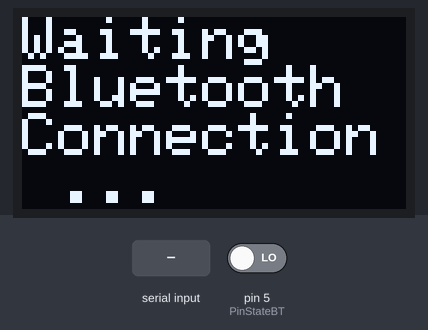
A sketch run on a simulated Arduino Uno, built with avr-gcc and run on an emulated ATmega328P. Parts: 128×64 one-colour display. The test bench sets the inputs (shaded band); at power-on: pin 5 (PinStateBT) LOW. What the sketch prints to the serial monitor is not drawn.

Above: at 4.8 s.
4.9 s: pin 5 (PinStateBT) driven HIGH
At 6.1 s:
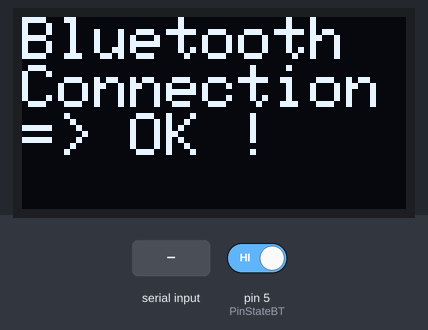
6.4 s: "1" received over the second serial link
At 9.21 s:
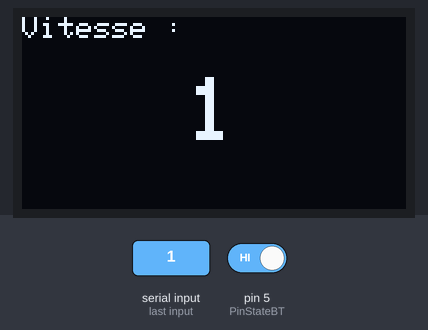
9.4 s: pin 5 (PinStateBT) driven LOW
At 10.8 s:
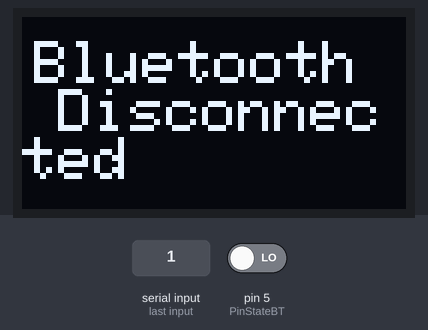
Timing chart, 0 to 12.4 s (numbered marks = the images above; inputs shaded):
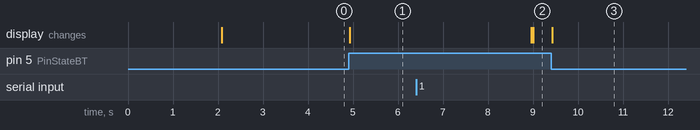

The sketch:

skate_arduino.ino
```cpp
// BRANCHEMENT
/*
arduino | hc-05
----------------
D3       | tx
D6       | rx
----------------
        | screen
A4      | SDA
A5      | SCK
*/


// lib ecran
#include <Adafruit_SH1106.h>

#include <Adafruit_GFX.h>
#include <Adafruit_GrayOLED.h>
#include <Adafruit_SPITFT.h>
#include <Adafruit_SPITFT_Macros.h>
#include <gfxfont.h>

#include <SPI.h>
#include <Wire.h>

#define OLED_RESET 4
Adafruit_SH1106 display(OLED_RESET);

#include <SoftwareSerial.h>


// Création de l'objet bt pour la communication bluetooth
SoftwareSerial BT(3, 6); //rx, tx => brancher en inverse sur le module

byte PinStateBT = 5;
boolean BTconnected = false;

// variable recevant les données transmises par votre tablette
char reception_des_donnees ;

// variable recevant les chaines de caracteres
String chaine_caractere ;
int valeur ;


void setup() {

  // ------------ INIT VAR
  pinMode(PinStateBT, INPUT);
  display.begin(SH1106_SWITCHCAPVCC, 0x3C);
  Serial.begin(9600);

  // ------------ INIT BT
  BT.begin(9600);

  // ------------ display splash screen
  display.display();
  delay(2000);
  display.clearDisplay();

  // ------------ wait until the HC-05 has made a connection

  display.setTextSize(2);
  display.setTextColor(WHITE);
  display.setCursor(0,0);
  display.println("Waiting");
  display.println("Bluetooth");
  display.println("Connection ...");
  display.display();
  delay(2000);
  display.clearDisplay();

    while (!BTconnected)
    {
      if ( digitalRead(PinStateBT)==HIGH)  { BTconnected = true;};
    }

  // ------------ BT COnnected !
  display.setTextSize(2);
  display.setCursor(0,0);
  display.println("Bluetooth");
  display.println("Connection");
  display.println("=> OK !");
  display.display();
  delay(4000);
  display.clearDisplay();
}


String vitesse = "Null";
boolean needRefreshSpeed = true;
boolean refreshDisconnection = true;
void loop() {


  if(isConnected_Ble()){
    processBluetoothConnected();
    refreshDisconnection = true;
  }else{
    processBluetoothNotConnected();
  }

}


void processBluetoothConnected(){
  // refresh screen
  if(needRefreshSpeed == true){
    Serial.println("refresh");
    needRefreshSpeed = false;

    display.setTextSize(1.5);
    display.setTextColor(WHITE);
    display.setCursor(0,0);
    display.print("Vitesse : ");
    display.setTextSize(3);
    appendTextCenter(vitesse);
    display.display();
    display.clearDisplay();
  }

  chaine_caractere = "";
  // available() permet d'obtenir le nombre de caractères  disponibles pour la
  // lecture à partir d'un port série logiciel. Il s'agit de données déjà arrivées
  // et stockées dans le tampon de réception série.
  while (BT.available() != 0) {

    //lecture du buffer
    reception_des_donnees = BT.read();

    // chaine_caractere = reception_des_donnees;
     chaine_caractere.concat(reception_des_donnees);
     delay(20);
  }

    if (chaine_caractere != "")
    {
      Serial.println(chaine_caractere);
      vitesse = chaine_caractere;
      needRefreshSpeed = true;
    }
}


void processBluetoothNotConnected(){
  if(refreshDisconnection == true){
    refreshDisconnection = false;

    display.setTextColor(WHITE);
    display.setTextSize(2);
    display.setCursor(0,0);
    appendTextCenter("Bluetooth \n Disconnected");
    display.display();
    display.clearDisplay();
  }
}

// TOOLS FUNCTION


boolean isConnected_Ble(){
  return digitalRead(PinStateBT);
}


void appendTextCenter(String text) {
  int16_t x1;
  int16_t y1;
  uint16_t width;
  uint16_t height;

  display.getTextBounds(text, 0, 0, &x1, &y1, &width, &height);

  display.setCursor((128 - width) / 2, (64 - height) / 2);
  display.println(text); // text to display
}
```

Measured:
- after the input at 4.9 s, the display: changes at once (image 1)
- after the input at 6.4 s, the display: first differs from a run without the input after 2.6 s (image 2)
- after the input at 9.4 s, the display: changes at once (image 3)
